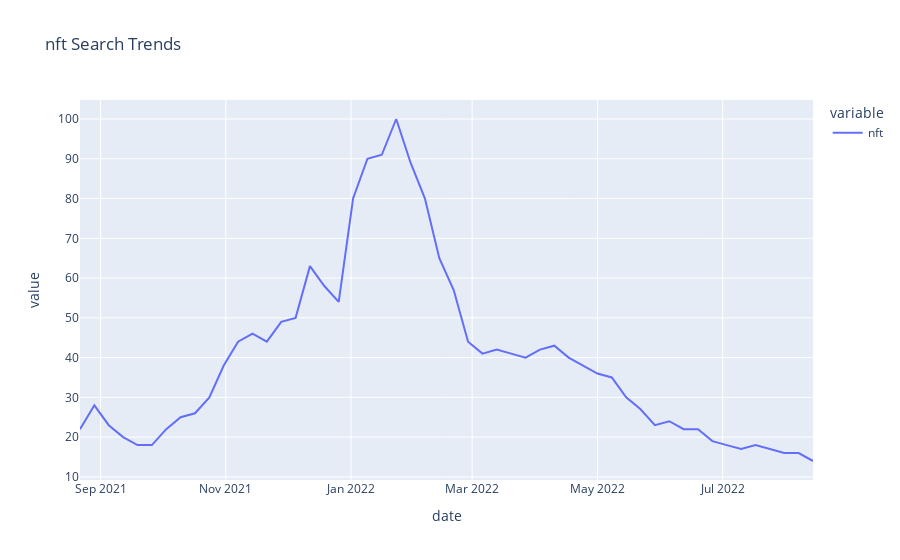
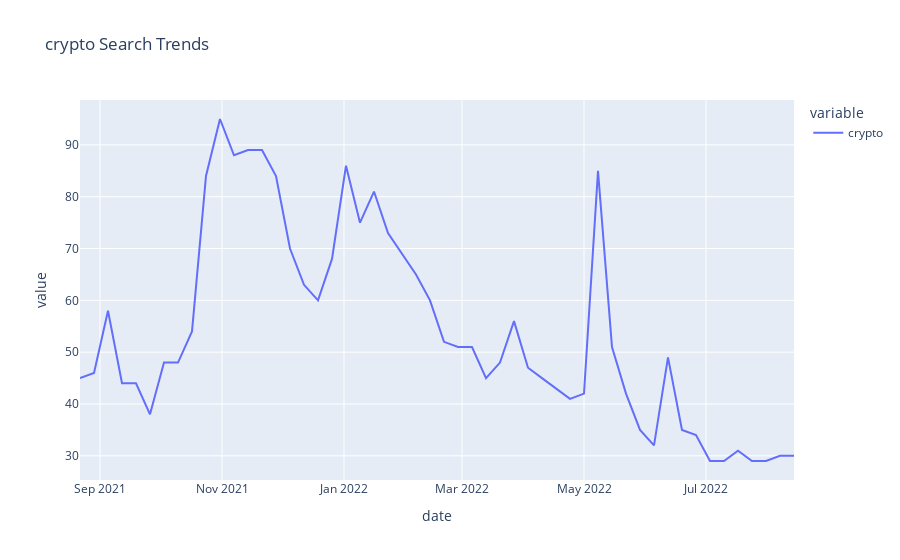
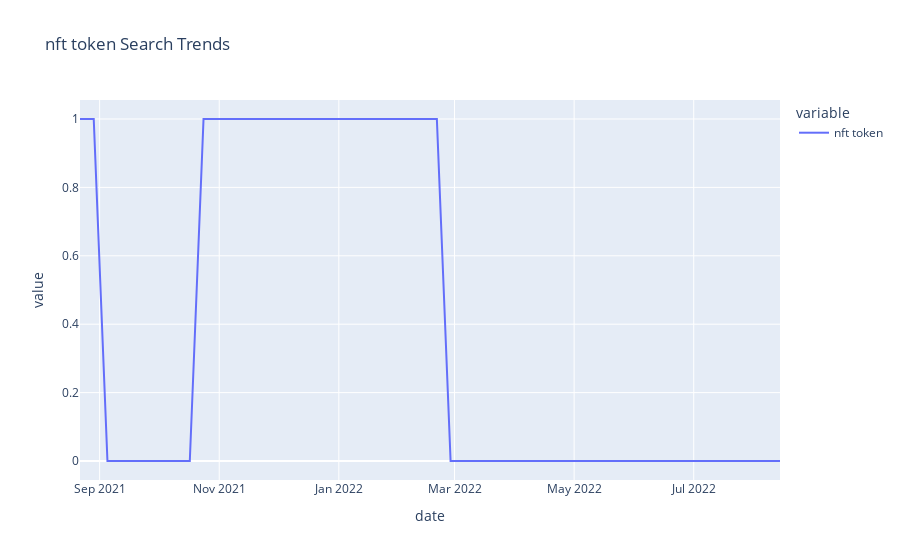

Write notebook code for charts like these, in order.
### Code cell
import pandas as pd
import matplotlib.pyplot as plt

from pytrends.request import TrendReq
pytrends =TrendReq(hl="en-US", tz=360)
pytrends

list1 = ["nft","crypto","nft token"]
list_a = pytrends.build_payload(list1, cat=0, timeframe="today 12-m")

data = pytrends.interest_over_time()
data = data.reset_index()

import plotly.express as px

fig1 = px.line(data, x="date", y=["nft"], title="nft Search Trends")
fig1.show()
fig2 = px.line(data, x="date", y=["crypto"], title="crypto Search Trends")
fig2.show()
fig3 = px.line(data, x="date", y=["nft token"], title="nft token Search Trends")
fig3.show()

### Figure 1 — Plotly figure (JSON) as saved in the notebook; plotly's stock layout.template omitted (floating-point values rounded to 4 significant figures)
{"data": [{"hovertemplate": "variable=nft<br>date=%{x}<br>value=%{y}<extra></extra>", "legendgroup": "nft", "line": {"color": "#636efa", "dash": "solid"}, "marker": {"symbol": "circle"}, "mode": "lines", "name": "nft", "orientation": "v", "showlegend": true, "type": "scatter", "x": ["2021-08-22T00:00:00", "2021-08-29T00:00:00", "2021-09-05T00:00:00", "2021-09-12T00:00:00", "2021-09-19T00:00:00", "2021-09-26T00:00:00", "2021-10-03T00:00:00", "2021-10-10T00:00:00", "2021-10-17T00:00:00", "2021-10-24T00:00:00", "2021-10-31T00:00:00", "2021-11-07T00:00:00", "2021-11-14T00:00:00", "2021-11-21T00:00:00", "2021-11-28T00:00:00", "2021-12-05T00:00:00", "2021-12-12T00:00:00", "2021-12-19T00:00:00", "2021-12-26T00:00:00", "2022-01-02T00:00:00", "2022-01-09T00:00:00", "2022-01-16T00:00:00", "2022-01-23T00:00:00", "2022-01-30T00:00:00", "2022-02-06T00:00:00", "2022-02-13T00:00:00", "2022-02-20T00:00:00", "2022-02-27T00:00:00", "2022-03-06T00:00:00", "2022-03-13T00:00:00", "2022-03-20T00:00:00", "2022-03-27T00:00:00", "2022-04-03T00:00:00", "2022-04-10T00:00:00", "2022-04-17T00:00:00", "2022-04-24T00:00:00", "2022-05-01T00:00:00", "2022-05-08T00:00:00", "2022-05-15T00:00:00", "2022-05-22T00:00:00", "2022-05-29T00:00:00", "2022-06-05T00:00:00", "2022-06-12T00:00:00", "2022-06-19T00:00:00", "2022-06-26T00:00:00", "2022-07-03T00:00:00", "2022-07-10T00:00:00", "2022-07-17T00:00:00", "2022-07-24T00:00:00", "2022-07-31T00:00:00", "2022-08-07T00:00:00", "2022-08-14T00:00:00"], "xaxis": "x", "y": [22, 28, 23, 20, 18, 18, 22, 25, 26, 30, 38, 44, 46, 44, 49, 50, 63, 58, 54, 80, 90, 91, 100, 89, 80, 65, 57, 44, 41, 42, 41, 40, 42, 43, 40, 38, 36, 35, 30, 27, 23, 24, 22, 22, 19, 18, 17, 18, 17, 16, 16, 14], "yaxis": "y"}], "layout": {"legend": {"title": {"text": "variable"}, "tracegroupgap": 0}, "title": {"text": "nft Search Trends"}, "xaxis": {"anchor": "y", "domain": [0, 1], "title": {"text": "date"}}, "yaxis": {"anchor": "x", "domain": [0, 1], "title": {"text": "value"}}}}

### Figure 2 — Plotly figure (JSON) as saved in the notebook; plotly's stock layout.template omitted (floating-point values rounded to 4 significant figures)
{"data": [{"hovertemplate": "variable=crypto<br>date=%{x}<br>value=%{y}<extra></extra>", "legendgroup": "crypto", "line": {"color": "#636efa", "dash": "solid"}, "marker": {"symbol": "circle"}, "mode": "lines", "name": "crypto", "orientation": "v", "showlegend": true, "type": "scatter", "x": ["2021-08-22T00:00:00", "2021-08-29T00:00:00", "2021-09-05T00:00:00", "2021-09-12T00:00:00", "2021-09-19T00:00:00", "2021-09-26T00:00:00", "2021-10-03T00:00:00", "2021-10-10T00:00:00", "2021-10-17T00:00:00", "2021-10-24T00:00:00", "2021-10-31T00:00:00", "2021-11-07T00:00:00", "2021-11-14T00:00:00", "2021-11-21T00:00:00", "2021-11-28T00:00:00", "2021-12-05T00:00:00", "2021-12-12T00:00:00", "2021-12-19T00:00:00", "2021-12-26T00:00:00", "2022-01-02T00:00:00", "2022-01-09T00:00:00", "2022-01-16T00:00:00", "2022-01-23T00:00:00", "2022-01-30T00:00:00", "2022-02-06T00:00:00", "2022-02-13T00:00:00", "2022-02-20T00:00:00", "2022-02-27T00:00:00", "2022-03-06T00:00:00", "2022-03-13T00:00:00", "2022-03-20T00:00:00", "2022-03-27T00:00:00", "2022-04-03T00:00:00", "2022-04-10T00:00:00", "2022-04-17T00:00:00", "2022-04-24T00:00:00", "2022-05-01T00:00:00", "2022-05-08T00:00:00", "2022-05-15T00:00:00", "2022-05-22T00:00:00", "2022-05-29T00:00:00", "2022-06-05T00:00:00", "2022-06-12T00:00:00", "2022-06-19T00:00:00", "2022-06-26T00:00:00", "2022-07-03T00:00:00", "2022-07-10T00:00:00", "2022-07-17T00:00:00", "2022-07-24T00:00:00", "2022-07-31T00:00:00", "2022-08-07T00:00:00", "2022-08-14T00:00:00"], "xaxis": "x", "y": [45, 46, 58, 44, 44, 38, 48, 48, 54, 84, 95, 88, 89, 89, 84, 70, 63, 60, 68, 86, 75, 81, 73, 69, 65, 60, 52, 51, 51, 45, 48, 56, 47, 45, 43, 41, 42, 85, 51, 42, 35, 32, 49, 35, 34, 29, 29, 31, 29, 29, 30, 30], "yaxis": "y"}], "layout": {"legend": {"title": {"text": "variable"}, "tracegroupgap": 0}, "title": {"text": "crypto Search Trends"}, "xaxis": {"anchor": "y", "domain": [0, 1], "title": {"text": "date"}}, "yaxis": {"anchor": "x", "domain": [0, 1], "title": {"text": "value"}}}}

### Figure 3 — Plotly figure (JSON) as saved in the notebook; plotly's stock layout.template omitted (floating-point values rounded to 4 significant figures)
{"data": [{"hovertemplate": "variable=nft token<br>date=%{x}<br>value=%{y}<extra></extra>", "legendgroup": "nft token", "line": {"color": "#636efa", "dash": "solid"}, "marker": {"symbol": "circle"}, "mode": "lines", "name": "nft token", "orientation": "v", "showlegend": true, "type": "scatter", "x": ["2021-08-22T00:00:00", "2021-08-29T00:00:00", "2021-09-05T00:00:00", "2021-09-12T00:00:00", "2021-09-19T00:00:00", "2021-09-26T00:00:00", "2021-10-03T00:00:00", "2021-10-10T00:00:00", "2021-10-17T00:00:00", "2021-10-24T00:00:00", "2021-10-31T00:00:00", "2021-11-07T00:00:00", "2021-11-14T00:00:00", "2021-11-21T00:00:00", "2021-11-28T00:00:00", "2021-12-05T00:00:00", "2021-12-12T00:00:00", "2021-12-19T00:00:00", "2021-12-26T00:00:00", "2022-01-02T00:00:00", "2022-01-09T00:00:00", "2022-01-16T00:00:00", "2022-01-23T00:00:00", "2022-01-30T00:00:00", "2022-02-06T00:00:00", "2022-02-13T00:00:00", "2022-02-20T00:00:00", "2022-02-27T00:00:00", "2022-03-06T00:00:00", "2022-03-13T00:00:00", "2022-03-20T00:00:00", "2022-03-27T00:00:00", "2022-04-03T00:00:00", "2022-04-10T00:00:00", "2022-04-17T00:00:00", "2022-04-24T00:00:00", "2022-05-01T00:00:00", "2022-05-08T00:00:00", "2022-05-15T00:00:00", "2022-05-22T00:00:00", "2022-05-29T00:00:00", "2022-06-05T00:00:00", "2022-06-12T00:00:00", "2022-06-19T00:00:00", "2022-06-26T00:00:00", "2022-07-03T00:00:00", "2022-07-10T00:00:00", "2022-07-17T00:00:00", "2022-07-24T00:00:00", "2022-07-31T00:00:00", "2022-08-07T00:00:00", "2022-08-14T00:00:00"], "xaxis": "x", "y": [1, 1, 0, 0, 0, 0, 0, 0, 0, 1, 1, 1, 1, 1, 1, 1, 1, 1, 1, 1, 1, 1, 1, 1, 1, 1, 1, 0, 0, 0, 0, 0, 0, 0, 0, 0, 0, 0, 0, 0, 0, 0, 0, 0, 0, 0, 0, 0, 0, 0, 0, 0], "yaxis": "y"}], "layout": {"legend": {"title": {"text": "variable"}, "tracegroupgap": 0}, "title": {"text": "nft token Search Trends"}, "xaxis": {"anchor": "y", "domain": [0, 1], "title": {"text": "date"}}, "yaxis": {"anchor": "x", "domain": [0, 1], "title": {"text": "value"}}}}
